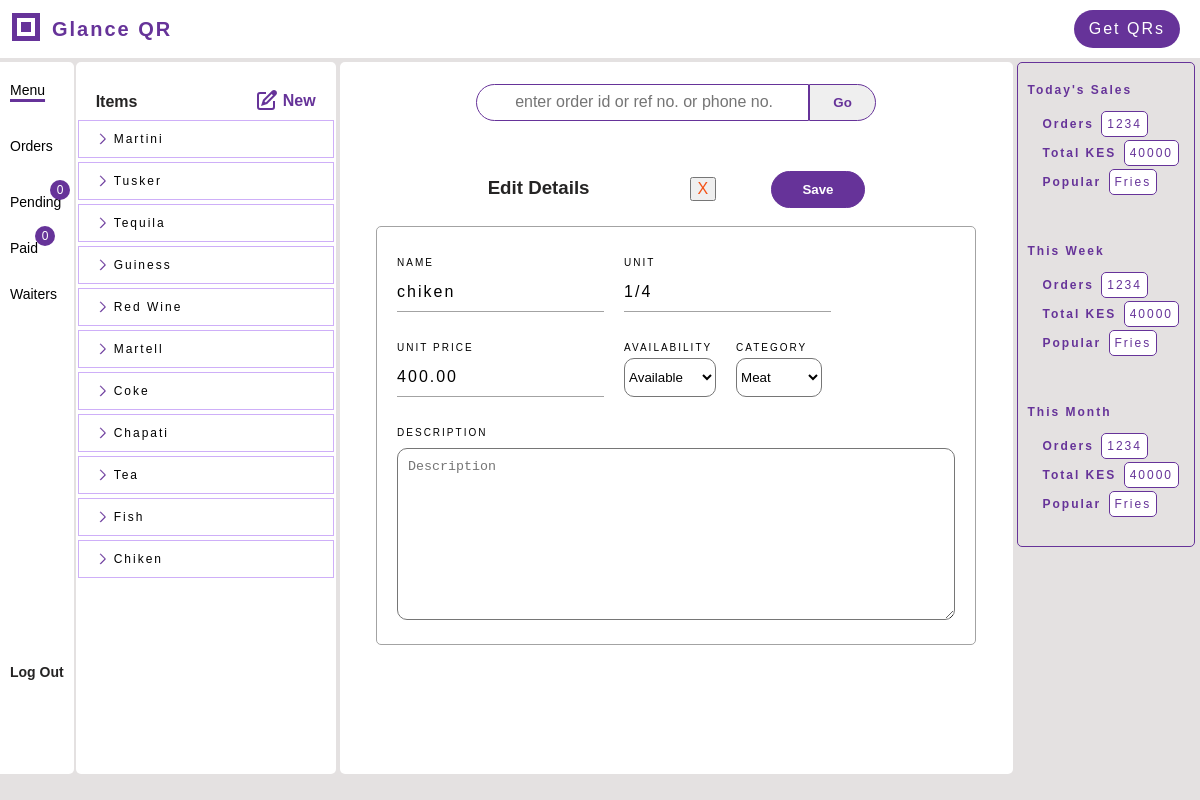
Page /edit_item/17/ (signed in) on the committed database.
### menus/models.py (models this page shows, shortened)
class Item(models.Model):
    item_id = models.AutoField(primary_key=True)
    name = LowercaseTextField(max_length=100, null=True, blank=False)
    description = models.CharField(max_length=255, blank=True)
    unit = models.CharField(max_length=50, null=True, blank=False)
    unit_price = models.DecimalField(max_digits=10, decimal_places=2)
    image = models.FileField(upload_to='item_images/', blank=False, null=True)
    available = models.BooleanField(default=True)
    category = models.CharField(max_length=50, null=True, blank=False)
    restaurant = models.ForeignKey(Restaurant, related_name="items", on_delete=models.SET_NULL, null=True, blank=True)
    @classmethod
    def get(cls, item_id):
        return cls.objects.filter(item_id=item_id).first()

### qrgenerator/views_dashbord.py (the view)
# urls.py: path('edit_item/<int:item_id>/', views_dashbord.edit_item, name='edit_item'),
def edit_item(request, item_id):
    context = {}
    context['items'] = request.user.restaurant.items.all().order_by('-item_id')
    item = Item.get(item_id=item_id)
    if not item:
        context['message'] = f"Item does not exist"
    if request.method == 'POST' and item:
        form = EditItemForm(request.POST, instance=item)
        if form.is_valid():
            form.save()
            return redirect('qrgenerator:view_item', item_id)
        context['form'] = form
    context['form'] = EditItemForm(instance=item)
    return render(request, 'qrgenerator/edit_item.html', context)

### qrgenerator/templates/qrgenerator/edit_item.html (shortened to what this page needs)
{% extends 'qrgenerator/menu.html' %}
{% load static %}
{% block workspace %}
<div class="form-wrapper">
    <div class="form-title"><h3>Edit Details<button type="submit" form="form-remove" class="remove">X</button>
    <button type="submit" form="form-edit" class="button-save" id="button-save-top">Save</button>
    </h3></div>
    <form method="post" action="" id="form-edit" class="form-register order-summary max-w-600">
        <div class="input-wrapper"><div class="label">NAME</div>
            {{ form.name }}
        </div>
        <div class="input-wrapper"><div class="label">UNIT</div>
            {{ form.unit }}
        </div>
        <div class="input-wrapper"><div class="label">UNIT PRICE</div>
            {{ form.unit_price }}
        </div>
        <div class="input-wrapper"><div class="label">AVAILABILITY</div>
            {{ form.available }}
        </div>
        <div class="input-wrapper"><div class="label">CATEGORY</div>
            {{ form.category }}
        </div>
        <div class="input-wrapper description"><div class="label">DESCRIPTION</div>
            {{ form.description }}
        </div>
    </form>
</div>
{% endblock %}

### qrgenerator/templates/qrgenerator/menu.html (shortened to what this page needs)
{% extends 'qrgenerator/dashbord.html' %}
{% block menu %}
<div class="menu-left-item active-tab">
    <a href="{% url 'qrgenerator:menu' %}">Menu</a>
</div>
{% endblock %}
{% block menu_elements %}
<div class="menu-elements bg-white">
    <div class="elements-top">
        <div class="elements-title">Items</div>
        <a href="{% url 'qrgenerator:add_item' %}" id="add-new">
            <span id="new">New</span>
        </a>
    </div>
    <div class="elements-wrapper">
        {% if items %}
        {% for item in items %}
        <a href="{% url 'qrgenerator:view_item' item.item_id %}">
            <div class="element-highlight">
                <span class="item-name item-property">{{item.name.title}}</span>
            </div>
        </a>
        {% endfor %}
        {% endif %}
    </div>
</div>
{% endblock %}

### qrgenerator/static/qrgenerator/accounts.css (style rules this page uses)
:root { --background-color: #fceae0; --light-background: rgb(228, 225, 225); --dark-gray: #2a353d; --white: #ffffff; --black: #000000; --accent-b: #f35217; --brown: #862603; --gray: rgb(163, 163, 163); --info-orange: rgb(236, 155, 4); --green: green; --light-green: rgb(17, 18, 19); --faded-black: rgb(37, 36, 36); --light-purple:rgb(201, 167, 248, 0.9); }
body { background-color: rgb(228, 225, 225); font-family: Arial, sans-serif; letter-spacing: 2px; font-size: 16px; padding: 0; margin: 0; box-sizing: border-box; min-height: 100%; }
.menu-left-item { margin-bottom: 20px; padding: 10px 0px; text-align: left; font-size: 14px; display: flex; align-items: center; justify-content: flex-start; flex-wrap: nowrap; white-space: nowrap; }
.menu-elements { display: flex; flex-direction: column; flex-wrap: nowrap; align-items: flex-start; justify-content: flex-start; width: 260px; border-radius: 5px; height: 100%; }
.elements-top { color: rebeccapurple; font-weight: bold; display: flex; align-items: flex-end; justify-content: space-between; width: 100%; height: 60px; letter-spacing: normal; padding: 5px 20px; box-sizing: border-box; }
.elements-title { padding-bottom: 2px; color: var(--faded-black); text-transform:capitalize; }
a#add-new { display: flex; align-items: center; gap: 5px; flex-wrap: nowrap; white-space: nowrap; }
.elements-wrapper { text-align: left; height: 100%; width: 260px; overflow-y: auto; }
.elements-wrapper > a { display: flex; align-items: center; flex-wrap: nowrap; white-space: nowrap; box-sizing: border-box; }
.element-highlight { display: flex; align-items: center; flex-wrap: nowrap; gap: 4px; justify-content: flex-start; white-space: nowrap; font-size: 12px; padding:10px 0px 10px 15px; box-sizing: border-box; border: 1px solid var(--light-purple); margin: 2px; width: 100%; }
.active-tab { box-sizing: border-box; width: 100%; display: flex; align-items: center; text-decoration: underline; }
.active-tab > a { display: block; }
.bg-white { background: var(--white); }
a { text-decoration: none; color: inherit; cursor: pointer; }
button { cursor: pointer; }
.item-property { margin-right: 5px; }

### qrgenerator/static/qrgenerator/workspace.css (style rules this page uses)
:root { --background-color: #fceae0; --light-background: rgb(228, 225, 225); --dark-gray: #2a353d; --white: #ffffff; --black: #000000; --accent-b: #f35217; --brown: #862603; --gray: rgb(163, 163, 163); --info-orange: rgb(236, 155, 4); --light-green: rgb(17, 18, 19); }
body { font-family: Arial, sans-serif; letter-spacing: 2px; font-size: 16px; width: 100%; padding: 0; margin: 0; box-sizing: border-box; }
.form-wrapper { display: flex; flex-direction: column; align-items: flex-start; padding-left: 10px; padding-right: 10px; }
.form-title { width: 100%; box-sizing: border-box; display: flex; justify-content: center; align-items: center; letter-spacing: normal; }
.order-summary { border: 1px solid var(--gray); border-radius: 5px; display: flex; gap: 20px; flex-wrap: wrap; box-sizing: border-box; padding: 20px; text-align: left; margin: 0 10px; }
.label { font-size: 10px; padding: 10px 0 5px 0; text-align: left; text-transform: uppercase; min-width: fit-content; white-space: nowrap; }
input { -webkit-appearance: none; background-color: transparent !important; border: none; outline: none; letter-spacing: 2px; border-bottom: 1px solid rgb(163, 163, 163); font-size: 16px; text-transform: lowercase; }
.form-input { width: 100%; padding: 10px 0; background: transparent; }
.max-w-600 { max-width: 600px; box-sizing: border-box; }
.description { width: 100%; }
.button-save { border: none; background: rebeccapurple; color: white; border: 1px solid rebeccapurple; font-weight: bold; padding: 10px 30px; border-radius: 20px; }
.remove { color: var(--accent-b); font-size: 16px; }
button.remove { margin-left: 100px; }
#button-save-top { margin-left: 50px; }
h3 { justify-items: center; color: var(--faded-black); }
select { border-radius: 10px; }
textarea.form-input { border-radius: 10px; padding: 10px; margin-top: 5px; box-sizing: border-box; }

### qrgenerator/static/qrgenerator/dashbord_mobile.css (style rules this page uses)
.active-tab { text-decoration-color: rebeccapurple; text-decoration-thickness: 3px; text-underline-offset: 4px; }

### rows in the picture
Item: name "Martini"
Item: name "Tusker"
Item: name "Tequila"
Item: name "Guiness"
Item: name "Red Wine"
Item: name "Martell"
Item: name "Coke"
Item: name "Chapati"
Item: name "Tea"
Item: name "Fish"
Item: name "Chiken", name "chiken", unit "1/4", unit_price "400.00", available "Available", category "Meat"
